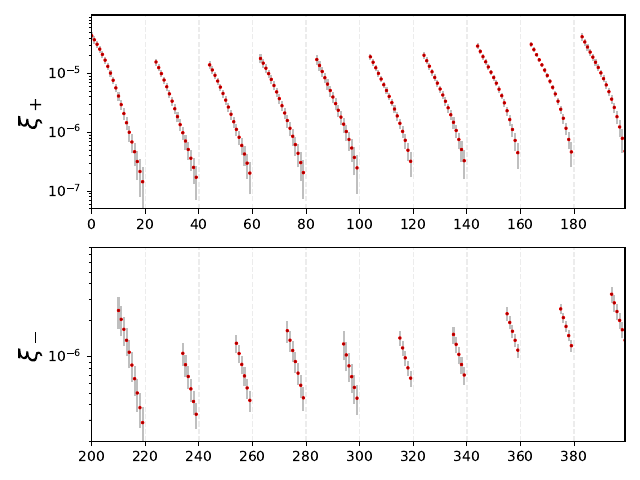

Write Python code to recreate this figure.
from astropy.io import fits
import numpy as np
import matplotlib.pyplot as plt
from numpy import linalg as LA

#add location of data vector file for plotting
d1 = np.genfromtxt("des_y3_theory_3x2pt.modelvector")[:,1]

#use this covariance for redmagic lens sample
covfile = "cov_unblinded_11_13_20.txt"

ndata = d1.shape[0]
m = np.genfromtxt("3x2pt_baseline.mask")[:,1]

data = np.genfromtxt(covfile)
cov = np.zeros((ndata,ndata))
for i in range(0,data.shape[0]):
	cov[int(data[i,0]), int(data[i,1])] = data[i,2]
	cov[int(data[i,1]), int(data[i,0])] = data[i,2]
	cov[int(data[i,0]),int(data[i,1])]*= m[int(data[i,0])]*m[int(data[i,1])]
	cov[int(data[i,1]),int(data[i,0])]*= m[int(data[i,0])]*m[int(data[i,1])] 

#s now contains sqrt(cov[i,i])
s = np.sqrt(np.diag(cov))
ind = np.arange(0, ndata)

nxip = 200
nxim = 200
nw = 100
nggl = ndata - nw - nxip -nxim
s = np.sqrt(np.diag(cov))

fig, axs = plt.subplots(2, 1)
axs[0].set_yscale('log')
axs[0].set_ylim(5.e-8,0.99e-4)
axs[0].set_xlim(0, nxip - 1)
axs[0].set_ylabel(r'$\xi_+$', fontsize = 18)
axs[0].errorbar(ind, d1, s, marker='o', color='k',linestyle = '', markersize = 1.00, alpha = 0.25)
axs[0].plot(ind, d1, marker='o', color='r',linestyle = '',markersize = 1.5)
axs[0].set_xticks(np.arange(min(ind[0:nxip]), max(ind[0:nxip]), 20.0))
for i in np.arange(min(ind[0:nxip]), max(ind[0:nxip]), 20.0):
	axs[0].axvline(x=i, color ='grey', alpha = 0.15, ls='--', lw=1)

axs[1].set_yscale('log')
axs[1].set_ylim(2.e-7,0.8e-5)
axs[1].set_xlim(nxip, nxip+nxim-1)
axs[1].set_ylabel(r'$\xi_-$', fontsize = 18)
axs[1].errorbar(ind, d1, s, marker='o', color='k', linestyle = '', markersize = 1.00, alpha = 0.25)
axs[1].plot(ind,d1,marker='o', color='r',linestyle = '',markersize = 1.5)
axs[1].set_xticks(np.arange(min(ind[nxip:nxip+nxim]), max(ind[nxip:nxip+nxim]), 20.0))
for i in np.arange(min(ind[nxip:nxip+nxim]), max(ind[nxip:nxip+nxim]), 20.0):
	axs[1].axvline(x=i, color ='grey', alpha = 0.15, ls='--', lw=1)

plt.show()
plt.tight_layout()
plt.savefig("plotdv1.pdf")
